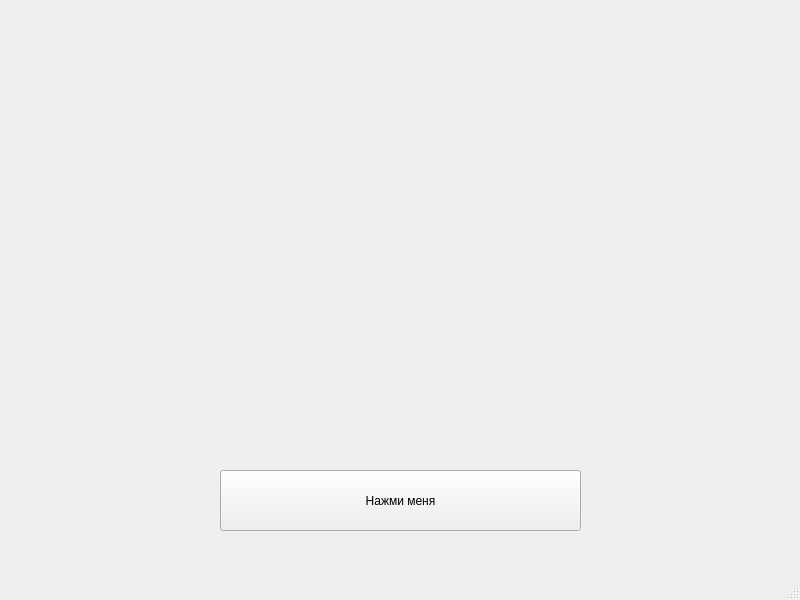
<?xml version="1.0" encoding="UTF-8"?>
<ui version="4.0">
 <class>MainWindow</class>
 <widget class="QMainWindow" name="MainWindow">
  <property name="geometry">
   <rect>
    <x>0</x>
    <y>0</y>
    <width>800</width>
    <height>600</height>
   </rect>
  </property>
  <property name="windowTitle">
   <string>MainWindow</string>
  </property>
  <widget class="QWidget" name="centralwidget">
   <widget class="QPushButton" name="pushButton">
    <property name="geometry">
     <rect>
      <x>220</x>
      <y>470</y>
      <width>361</width>
      <height>61</height>
     </rect>
    </property>
    <property name="text">
     <string>Нажми меня</string>
    </property>
   </widget>
  </widget>
  <widget class="QMenuBar" name="menubar">
   <property name="geometry">
    <rect>
     <x>0</x>
     <y>0</y>
     <width>800</width>
     <height>21</height>
    </rect>
   </property>
  </widget>
  <widget class="QStatusBar" name="statusbar"/>
 </widget>
 <resources/>
 <connections/>
</ui>
